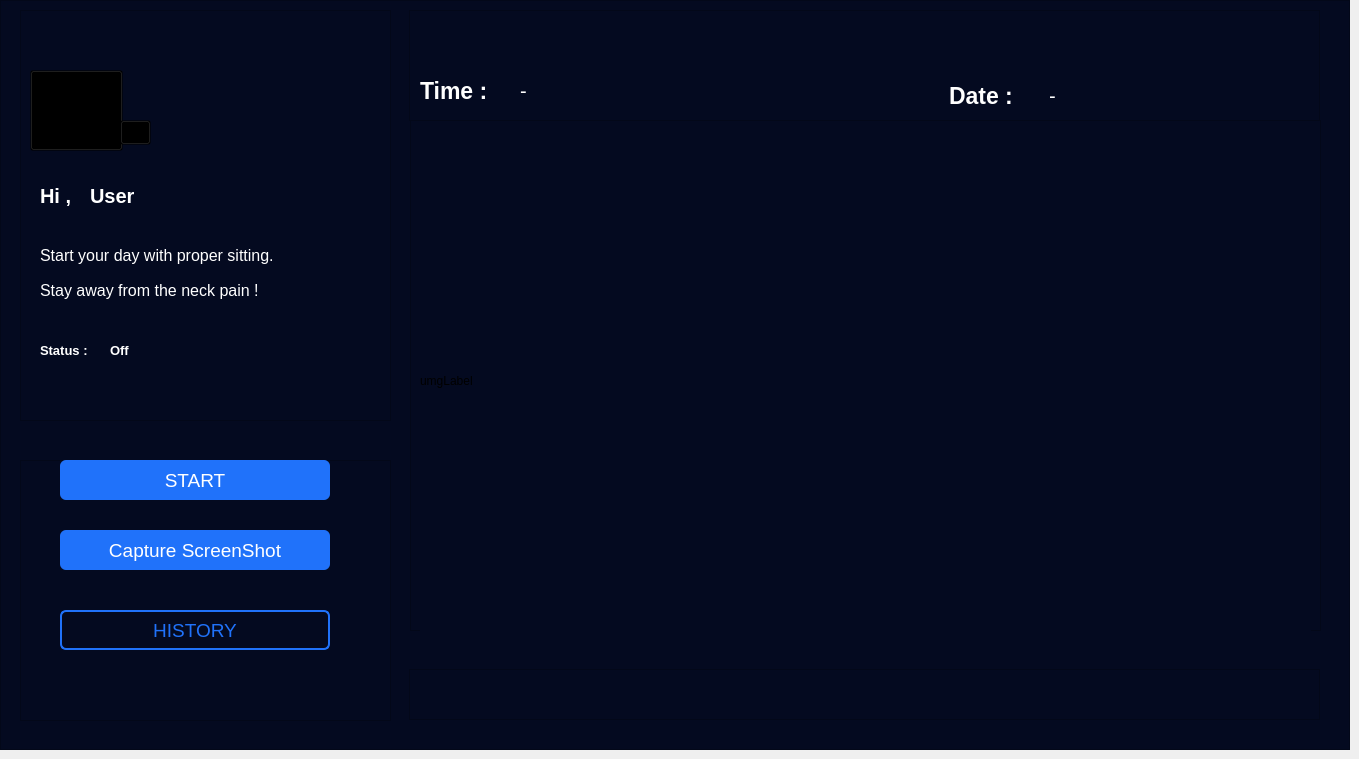
     <widget class="QWidget" name="Main_Page">
      <widget class="QFrame" name="background_3">
       <property name="geometry">
        <rect>
         <x>0</x>
         <y>0</y>
         <width>1350</width>
         <height>750</height>
        </rect>
       </property>
       <property name="sizePolicy">
        <sizepolicy hsizetype="Fixed" vsizetype="Fixed">
         <horstretch>0</horstretch>
         <verstretch>0</verstretch>
        </sizepolicy>
       </property>
       <property name="maximumSize">
        <size>
         <width>16777215</width>
         <height>16777215</height>
        </size>
       </property>
       <property name="styleSheet">
        <string notr="true">background-color:rgba(4,10,32,255);</string>
       </property>
       <property name="frameShape">
        <enum>QFrame::StyledPanel</enum>
       </property>
       <property name="frameShadow">
        <enum>QFrame::Raised</enum>
       </property>
       <widget class="QFrame" name="frame_11">
        <property name="geometry">
         <rect>
          <x>20</x>
          <y>10</y>
          <width>371</width>
          <height>411</height>
         </rect>
        </property>
        <property name="frameShape">
         <enum>QFrame::StyledPanel</enum>
        </property>
        <property name="frameShadow">
         <enum>QFrame::Raised</enum>
        </property>
        <widget class="QLabel" name="label_5">
         <property name="geometry">
          <rect>
           <x>20</x>
           <y>170</y>
           <width>51</width>
           <height>31</height>
          </rect>
         </property>
         <property name="font">
          <font>
           <family>Segoe UI</family>
           <pointsize>15</pointsize>
           <weight>75</weight>
           <bold>true</bold>
          </font>
         </property>
         <property name="styleSheet">
          <string notr="true">color :rgb(255,255,255);</string>
         </property>
         <property name="text">
          <string>Hi , </string>
         </property>
        </widget>
        <widget class="QLabel" name="label_6">
         <property name="geometry">
          <rect>
           <x>20</x>
           <y>230</y>
           <width>321</width>
           <height>31</height>
          </rect>
         </property>
         <property name="font">
          <font>
           <family>Segoe UI</family>
           <pointsize>12</pointsize>
          </font>
         </property>
         <property name="styleSheet">
          <string notr="true">color :rgb(255,255,255);</string>
         </property>
         <property name="text">
          <string>Start your day with proper sitting. </string>
         </property>
        </widget>
        <widget class="QLabel" name="label_12">
         <property name="geometry">
          <rect>
           <x>20</x>
           <y>270</y>
           <width>331</width>
           <height>21</height>
          </rect>
         </property>
         <property name="font">
          <font>
           <family>Segoe UI</family>
           <pointsize>12</pointsize>
          </font>
         </property>
         <property name="styleSheet">
          <string notr="true">color :rgb(255,255,255);</string>
         </property>
         <property name="text">
          <string>Stay away from the neck pain !</string>
         </property>
        </widget>
        <widget class="QLabel" name="label_13">
         <property name="geometry">
          <rect>
           <x>20</x>
           <y>330</y>
           <width>81</width>
           <height>21</height>
          </rect>
         </property>
         <property name="font">
          <font>
           <family>Segoe UI</family>
           <pointsize>10</pointsize>
           <weight>75</weight>
           <bold>true</bold>
          </font>
         </property>
         <property name="styleSheet">
          <string notr="true">color :rgb(255,255,255);</string>
         </property>
         <property name="text">
          <string>Status : </string>
         </property>
        </widget>
        <widget class="QLabel" name="label_8">
         <property name="geometry">
          <rect>
           <x>70</x>
           <y>170</y>
           <width>141</width>
           <height>31</height>
          </rect>
         </property>
         <property name="font">
          <font>
           <family>Segoe UI</family>
           <pointsize>15</pointsize>
           <weight>75</weight>
           <bold>true</bold>
          </font>
         </property>
         <property name="styleSheet">
          <string notr="true">color :rgb(255,255,255);</string>
         </property>
         <property name="text">
          <string>User</string>
         </property>
        </widget>
        <widget class="QLabel" name="label_26">
         <property name="geometry">
          <rect>
           <x>90</x>
           <y>330</y>
           <width>231</width>
           <height>21</height>
          </rect>
         </property>
         <property name="font">
          <font>
           <family>Segoe UI</family>
           <pointsize>10</pointsize>
           <weight>75</weight>
           <bold>true</bold>
          </font>
         </property>
         <property name="styleSheet">
          <string notr="true">color :rgb(255,255,255);</string>
         </property>
         <property name="text">
          <string>Off</string>
         </property>
        </widget>
        <widget class="QPushButton" name="pushButton">
         <property name="geometry">
          <rect>
           <x>10</x>
           <y>60</y>
           <width>93</width>
           <height>81</height>
          </rect>
         </property>
         <property name="toolTip">
          <string>Profile</string>
         </property>
         <property name="styleSheet">
          <string notr="true">background:transparent;</string>
         </property>
         <property name="text">
          <string/>
         </property>
         <property name="icon">
          <iconset>
           <normaloff>Profile.png</normaloff>Profile.png</iconset>
         </property>
         <property name="iconSize">
          <size>
           <width>150</width>
           <height>150</height>
          </size>
         </property>
        </widget>
        <widget class="QPushButton" name="pushButton_2">
         <property name="geometry">
          <rect>
           <x>100</x>
           <y>110</y>
           <width>31</width>
           <height>25</height>
          </rect>
         </property>
         <property name="styleSheet">
          <string notr="true">background: transparent;</string>
         </property>
         <property name="text">
          <string/>
         </property>
         <property name="icon">
          <iconset>
           <normaloff>../../Downloads/—Pngtree—white edit icon_4559214.png</normaloff>../../Downloads/—Pngtree—white edit icon_4559214.png</iconset>
         </property>
        </widget>
       </widget>
       <widget class="QFrame" name="frame_12">
        <property name="geometry">
         <rect>
          <x>20</x>
          <y>460</y>
          <width>371</width>
          <height>261</height>
         </rect>
        </property>
        <property name="frameShape">
         <enum>QFrame::StyledPanel</enum>
        </property>
        <property name="frameShadow">
         <enum>QFrame::Raised</enum>
        </property>
        <widget class="QToolButton" name="toolButton_9">
         <property name="geometry">
          <rect>
           <x>40</x>
           <y>70</y>
           <width>270</width>
           <height>40</height>
          </rect>
         </property>
         <property name="font">
          <font>
           <family>Segoe UI</family>
           <pointsize>14</pointsize>
          </font>
         </property>
         <property name="styleSheet">
          <string notr="true">border-radius:6px;
background-color:rgba(32,114,250,255);
color :rgb(255,255,255);

</string>
         </property>
         <property name="text">
          <string>Capture ScreenShot</string>
         </property>
        </widget>
        <widget class="QToolButton" name="toolButton_10">
         <property name="geometry">
          <rect>
           <x>40</x>
           <y>150</y>
           <width>270</width>
           <height>40</height>
          </rect>
         </property>
         <property name="font">
          <font>
           <family>Segoe UI</family>
           <pointsize>14</pointsize>
          </font>
         </property>
         <property name="styleSheet">
          <string notr="true">border-radius: 6px;
border: 2px solid ;
border-color :rgba(32,114,250,255);
background-color:rgba(4,10,32,255);
color:rgba(32,114,250,255);

</string>
         </property>
         <property name="text">
          <string>HISTORY</string>
         </property>
        </widget>
        <widget class="QToolButton" name="toolButton_8">
         <property name="geometry">
          <rect>
           <x>40</x>
           <y>0</y>
           <width>270</width>
           <height>40</height>
          </rect>
         </property>
         <property name="font">
          <font>
           <family>Segoe UI</family>
           <pointsize>14</pointsize>
          </font>
         </property>
         <property name="styleSheet">
          <string notr="true">border-radius:6px;
background-color:rgba(32,114,250,255);
color :rgb(255,255,255);

</string>
         </property>
         <property name="text">
          <string>START</string>
         </property>
        </widget>
       </widget>
       <widget class="QFrame" name="frame_13">
        <property name="geometry">
         <rect>
          <x>410</x>
          <y>120</y>
          <width>911</width>
          <height>511</height>
         </rect>
        </property>
        <property name="frameShape">
         <enum>QFrame::StyledPanel</enum>
        </property>
        <property name="frameShadow">
         <enum>QFrame::Raised</enum>
        </property>
        <widget class="QLabel" name="label_17">
         <property name="geometry">
          <rect>
           <x>10</x>
           <y>10</y>
           <width>891</width>
           <height>501</height>
          </rect>
         </property>
         <property name="text">
          <string>umgLabel</string>
         </property>
        </widget>
       </widget>
       <widget class="QFrame" name="frame_14">
        <property name="geometry">
         <rect>
          <x>409</x>
          <y>669</y>
          <width>911</width>
          <height>51</height>
         </rect>
        </property>
        <property name="frameShape">
         <enum>QFrame::StyledPanel</enum>
        </property>
        <property name="frameShadow">
         <enum>QFrame::Raised</enum>
        </property>
       </widget>
       <widget class="QFrame" name="frame_10">
        <property name="geometry">
         <rect>
          <x>409</x>
          <y>10</y>
          <width>911</width>
          <height>111</height>
         </rect>
        </property>
        <property name="frameShape">
         <enum>QFrame::StyledPanel</enum>
        </property>
        <property name="frameShadow">
         <enum>QFrame::Raised</enum>
        </property>
        <widget class="QLabel" name="label_11">
         <property name="geometry">
          <rect>
           <x>640</x>
           <y>70</y>
           <width>241</width>
           <height>31</height>
          </rect>
         </property>
         <property name="font">
          <font>
           <family>Segoe UI</family>
           <pointsize>15</pointsize>
          </font>
         </property>
         <property name="styleSheet">
          <string notr="true">color :rgb(255,255,255);</string>
         </property>
         <property name="text">
          <string>-</string>
         </property>
        </widget>
        <widget class="QLabel" name="label_23">
         <property name="geometry">
          <rect>
           <x>540</x>
           <y>70</y>
           <width>101</width>
           <height>31</height>
          </rect>
         </property>
         <property name="font">
          <font>
           <family>Segoe UI</family>
           <pointsize>17</pointsize>
           <weight>75</weight>
           <bold>true</bold>
          </font>
         </property>
         <property name="styleSheet">
          <string notr="true">color :rgb(255,255,255);</string>
         </property>
         <property name="text">
          <string>Date : </string>
         </property>
        </widget>
       </widget>
       <widget class="QLabel" name="label_25">
        <property name="geometry">
         <rect>
          <x>420</x>
          <y>70</y>
          <width>111</width>
          <height>41</height>
         </rect>
        </property>
        <property name="font">
         <font>
          <family>Segoe UI</family>
          <pointsize>17</pointsize>
          <weight>75</weight>
          <bold>true</bold>
         </font>
        </property>
        <property name="styleSheet">
         <string notr="true">color :rgb(255,255,255);</string>
        </property>
        <property name="text">
         <string>Time :</string>
        </property>
       </widget>
       <widget class="QLabel" name="label_24">
        <property name="geometry">
         <rect>
          <x>520</x>
          <y>70</y>
          <width>231</width>
          <height>41</height>
         </rect>
        </property>
        <property name="font">
         <font>
          <family>Segoe UI</family>
          <pointsize>15</pointsize>
         </font>
        </property>
        <property name="styleSheet">
         <string notr="true">color :rgb(255,255,255);</string>
        </property>
        <property name="text">
         <string>-</string>
        </property>
       </widget>
      </widget>
     </widget>
